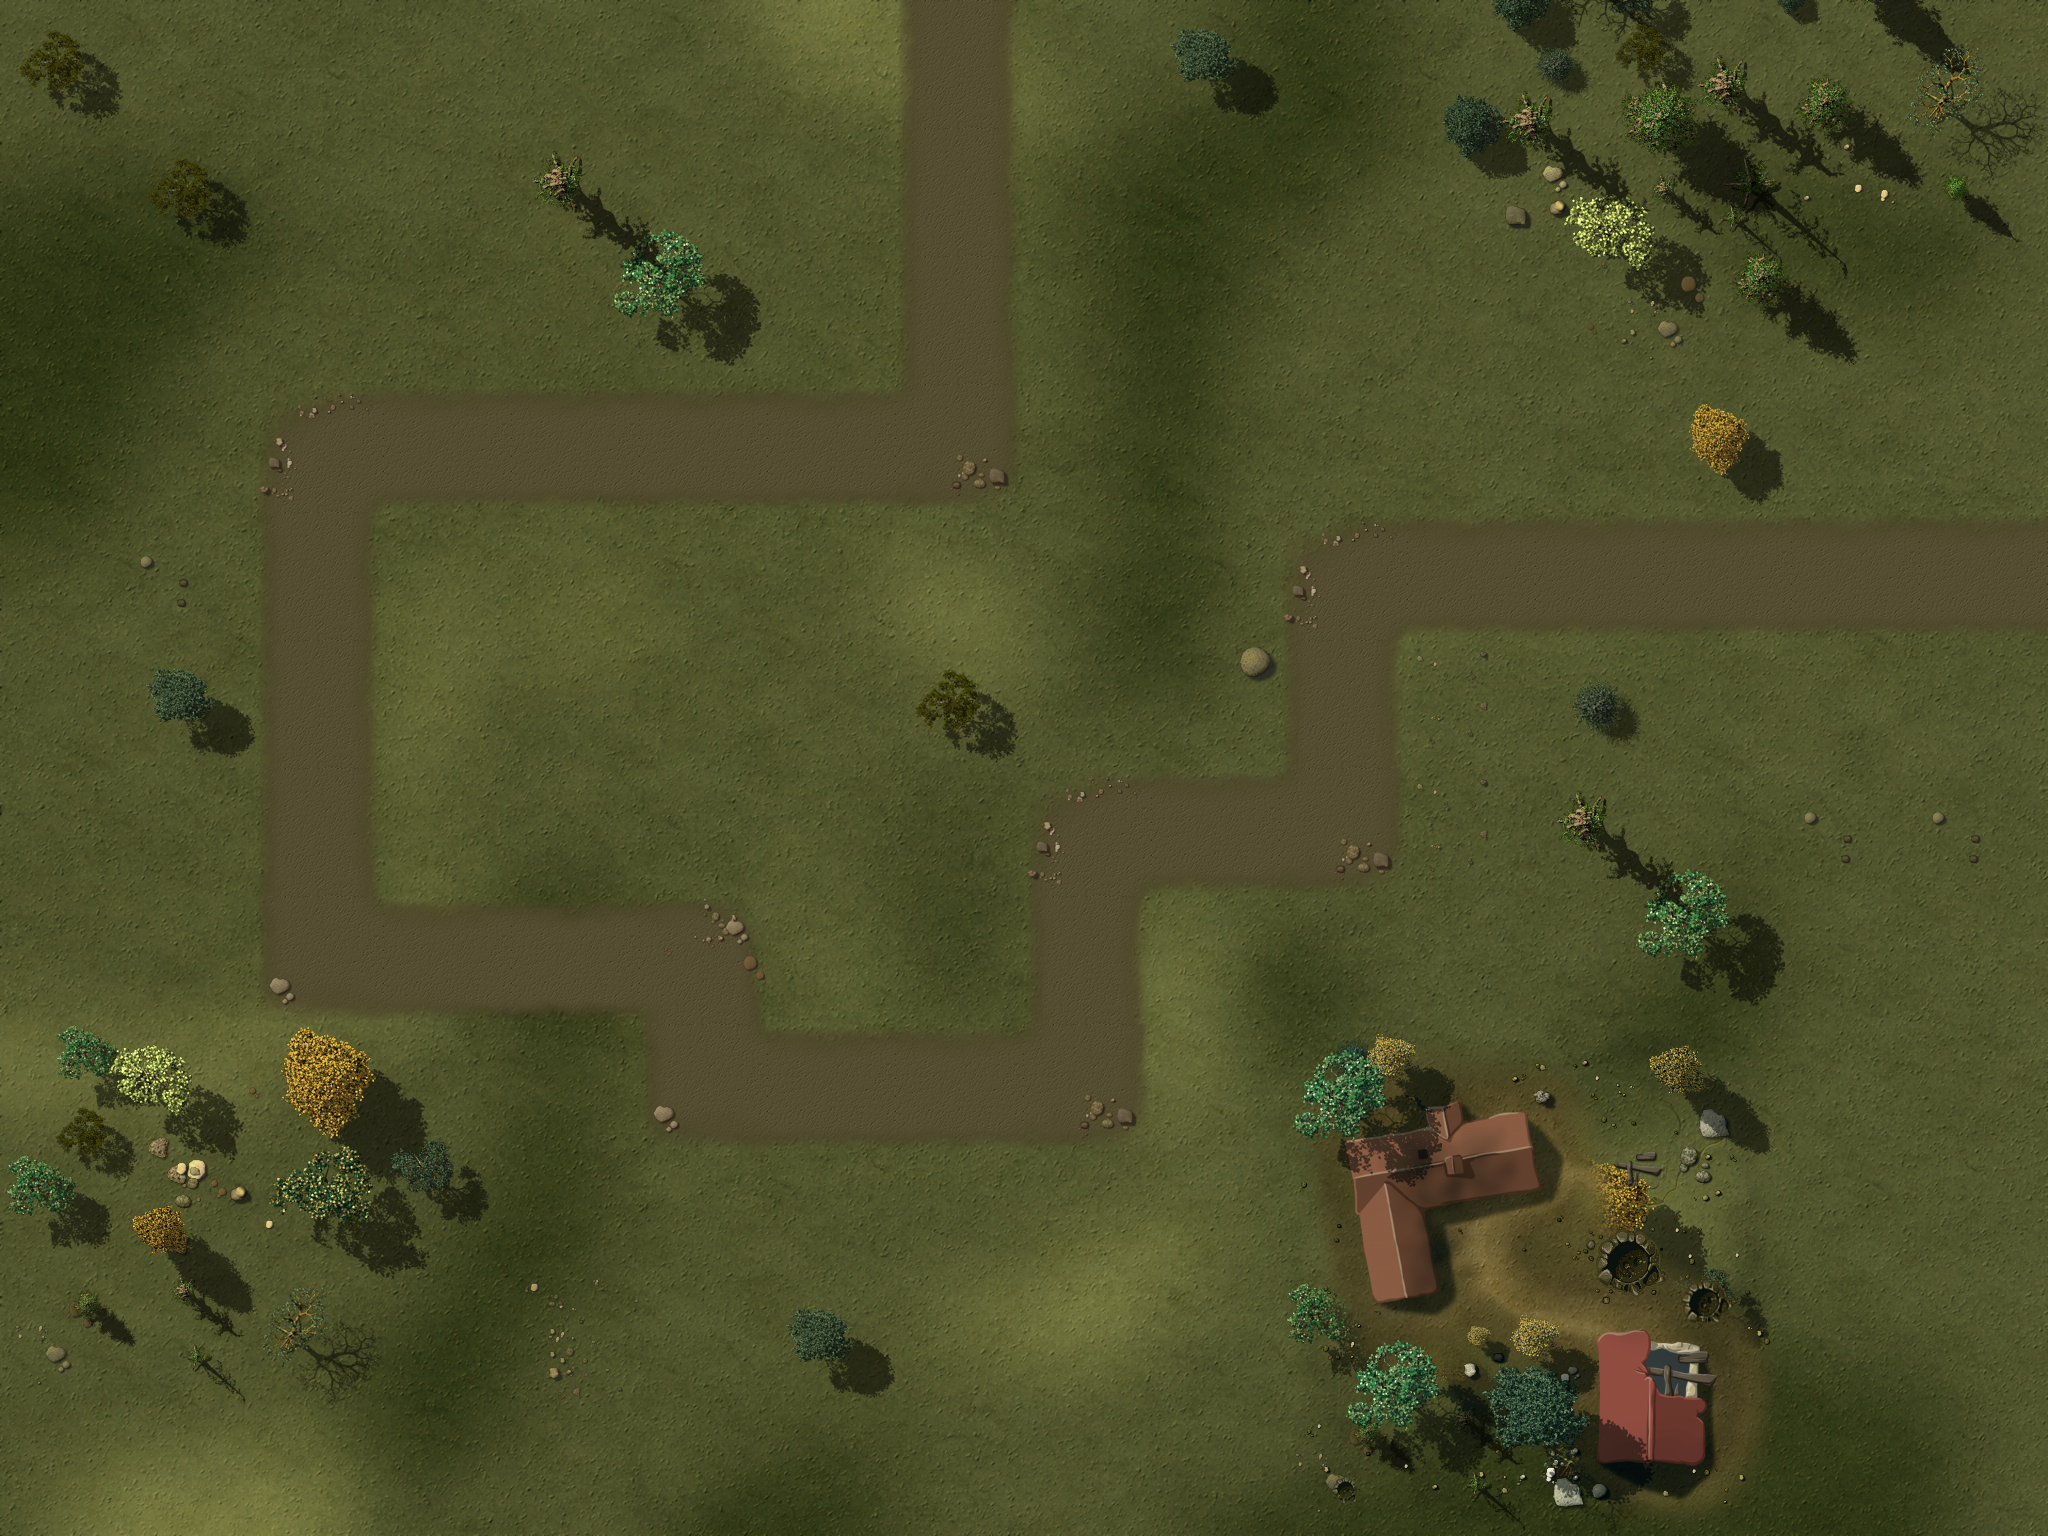

A level layout from a 2D game, rendered from its tile map. Below: a short description, then the map file with tile-grid data replaced by summaries:
An orthogonal 16x12 tile map with 128x128 px tiles, 4 tile layers (Ground, Objects1, Objects2, Path), 3 tilesets and 27 objects.

<map version="1.0" orientation="orthogonal" width="16" height="12" tilewidth="128" tileheight="128">
 <properties>
  <property name="wave01" value="1,2,1,1,1,2,10,3,10,10,2,10,10,1,1,2,2,1,1,10,10,10,10,10,2,2,1,1" />
  <property name="wave02" value="4,10,10,10,10,1,1,1,1,1,4,1,1,4,1,1,3,3,3" />
  <property name="wave03" value="1,2,1,1,1,2,10,10,10,2,10,10,1,1,2,2,1,1,10,10,10,10,10,2,2,1,1" />
  <property name="wave04" value="10,6,10,10,1,10,1,10,1,10,10,10,1,1,1,1,10,10,10,10,1,1,1,10" />
  <property name="wave05" value="10,10,3,3,10,10,10,7,7,4,4,5,4,5,5,3,5,5,5,10,10,10,10,10,5,5,5,7,5,7,5,7,4" />
  <property name="wave06" value="2,5,5,5,5,5,5,5,4,4,4,7,7,7,7,5,5,5,7,7,4,4,4,7,6,7,4,5,4" />
  <property name="wave07" value="10,10,10,5,10,5,5,4,10,10,4,10,10,10,5,3,5,4,5,4,5,2" />
  <property name="wave08" value="10,3,10,10,6,10,7,7,4,4,5,4,5,5,5,5,5,5,10,10,10,10,10,5,5,5,7,5,7,5,7,4" />
  <property name="wave09" value="1,5,5,5,4,5,5,5,5,4,5,5,5,4,5,5,5,7,5,5,5,7,4,5,4,4,5,5,3,10,10,10" />
  <property name="wave10" value="1,7,5,5,5,7,10,10,10,7,10,10,5,5,7,7,5,5,10,10,10,10,10,7,7,5,100" />
  <property name="wave11" value="5,5,4,5,4,4,5,5,5,5,10,5,5,5,5,5,5,5,5,3,3,6,10,8,10,10,10,10,10,3,5,5,5,7,7,8,5,5,5,5,2" />
  <property name="wave12" value="10,10,10,10,10,8,3,7,4,5,4,5,5,5,10,8,10,10,10,10,6,10,10,10,10,10,10,10,10,10,10,10,10,6,5,7,11,6,10,10,10,6,5,5,5,5,10,10,10,10,10,10" />
  <property name="wave13" value="2,7,7,5,4,5,4,4,5,5,5,4,5,5,5,5,5,5,5,5,5,5,5,5,5,5,5,1" />
  <property name="wave14" value="8,10,10,10,6,10,10,3,10,10,6,10,10,10,10,10,4,4,4,4,5,5,5,10,10,10,9,10,10,7,10" />
  <property name="wave15" value="1,4,4,5,5,3,5,5,5,5,4,5,4,5,4,4,5,4,5,7,5,5,5,5,5,5,5,5,3,3,5,10,10,5,5,5,7,7,4,4" />
  <property name="wave16" value="7,7,7,7,7,7,6,7,7,7,7,7,7,5,5,5,5,8,7,5,5,4,4,4,3,8,9,9,9,5,5,6" />
  <property name="wave17" value="7,7,3,7,7,5,5,5,5,3,5,5,5,7,5,5,7,7,7,5,7,5,5,5,5,4" />
  <property name="wave18" value="2,7,6,4,4,5,4,10,10,10,10,4,4,4,10,10,8,10,10,10,3,5,5,7,7,7" />
  <property name="wave19" value="10,10,10,10,10,10,3,8,3,7,4,5,4,5,5,5,10,10,5,5,5,5,5,5,5,5,3,3,6,10,10,7,10,5,5,5,5,3" />
  <property name="wave20" value="102,6,10,10,10,3,3,5,10,10,5,5,5,7,7,4,4,10,10,10,10,8,10,10,10,10,10,10,10,10,10,5,5,5,5,5,5,7,10,10,10,10,101" />
  <property name="wave21" value="10,10,10,10,10,7,10,10,7,10,10,10,10,7,10,10,10,8,10,10,8" />
  <property name="wave22" value="1,7,5,5,5,7,10,10,10,7,10,10,5,5,7,7,5,5,10,10,10,10,10,7,7,5,1" />
  <property name="wave23" value="5,5,6,6,5,5,5,5,5,5,7,7,7,7,8,3,7,4,5,4,5,5,5,8,5,7,8,4,5,6,11,5,5,5,4,6" />
  <property name="wave24" value="11,11,8,3,7,4,5,4,5,5,5,11,3,3,5,5,5,5,5,5,5,5,3,3,6,8,8,11,11,11" />
  <property name="wave25" value="2,7,5,5,5,5,5,5,5,5,5,3,3,6,5,8,8,3,7,4,6,4,4,4,5,5,5,9,9,9,9,9,6,5,6" />
  <property name="wave26" value="11,11,11,3,3,11,11,11,11,11,8,9,9,9,5,5,6,8,5,7,8,4,5,8,11,5,5,5,4,4" />
  <property name="wave27" value="3,3,5,5,5,5,7,7,4,4,3,5,5,5,5,5,5,5,5,3,5,5,5,5,5,5,1" />
  <property name="wave28" value="6,11,11,11,11,6,11,11,11,11,6,9,9,5,5,9,9,5,5,5,5,3,9,9,8,5,5,5,1" />
  <property name="wave29" value="10,10,10,10,5,10,5,10,5,10,10,10,5,5,5,5,10,10,10,10,5,5,5,10" />
  <property name="wave30" value="1,5,5,5,10,10,10,5,10,10,10,5,5,5,5,5,5,10,10,10,10,102" />
  <property name="wave31" value="1,5,5,5,7,3,4,5,4,5,6,5,5,5,8,9,9,9,5,5,6,5,5,5,7,8,6,6,8,5,5,8,4,4,7,7,3,3,3,3,6" />
  <property name="wave32" value="11,11,11,10,10,10,10,10,6,7,11,11,11,6,10,10,8,10,9,9,7,5,7,5,7,3" />
  <property name="wave33" value="3,3,7,7,5,5,5,5,5,5,5,5,5,7,3,3,5,5,5,5,6,5,5,9,9,9,6,8,6,5,5,9,9,9,6,8" />
  <property name="wave34" value="6,6,9,9,9,11,11,11,11,11,11,9,9,3,7,5,5,5,5,5,5,4,4,5,5,3,6,5,5,6,8,3,3,6" />
  <property name="wave35" value="8,3,7,4,5,4,5,5,5,7,4,5,4,8,5,5,5,7,8,5,5,5,6,8,5,5,5,6,7,7,5,5,5,11,11,11,11" />
  <property name="wave36" value="6,6,9,9,9,11,11,11,11,11,11,9,9,3,7,5,5,5,5,5,5,4,4,5,5,8,5,7,8,4,5,8,11,5,5,5,4,4" />
  <property name="wave37" value="8,3,7,4,5,4,5,5,5,7,4,5,4,8,5,5,5,7,7,7,5,5,6,5,5,9,9,9,6,8,5,11,11,11,11" />
  <property name="wave38" value="10,10,10,10,10,10,8,9,9,9,5,5,6,10,10,10,10,10,10,6,10,10,10,10,10,10,10,10,10,6,10,10,10,10,10,10,10,10,5,5,5,5,10,10,8,10,8,10" />
  <property name="wave39" value="10,10,10,5,10,10,10,5,10,10,10,8,10,5,10,10,10,10,8,10,5,10,10,5,10,10,10,10,5,10,10,10,10,7,10,10,7,10,10,2" />
  <property name="wave40" value="10,10,10,10,10,10,3,10,10,10,10,10,10,10,10,10,10,10,10,10,10,10,10,10,10,10,7,10,5,5,5,5,103" />
  <property name="wave41" value="5,6,5,5,5,6,5,5,5,5,5,5,6,5,5,5,5,5,8,8,5,5,6,10,10,10,10,11,11,11,6,10,10,10,10,3" />
  <property name="wave42" value="11,11,11,9,9,11,11,8,11,11,6,5,5,6,5,5,9,9,9,6,8,5,5,5,5,5,4,4,4,7,3" />
  <property name="wave43" value="10,10,10,10,9,9,9,10,10,10,8,10,10,10,10,8,10,7,10,3,10,10,10,8,8,10,10,3,8,10,10,10,9,9,10,10,9,9" />
  <property name="wave44" value="1,5,5,5,7,3,4,5,4,5,6,5,5,8,8,3,7,4,5,4,5,5,51,8,9,9,9,5,5,6,5,5,5,2" />
  <property name="wave45" value="11,11,11,8,9,9,9,5,5,6,6,7,11,11,11,6,10,6,10,10,9,9,7,5,7,5,7,3" />
  <property name="wave46" value="4,4,7,10,10,10,5,5,5,5,5,6,6,10,4,6,3,6,4,7,8,5,5,5,6,7,5,5,5,9,9,8,5,5,5,5" />
  <property name="wave47" value="8,5,5,5,6,8,5,5,5,6,8,5,5,5,6,7,4,7,4,5,5,5,10,10,10,10,5,5,5,7,7,4,4,7,10,10,10,10" />
  <property name="wave48" value="6,7,7,7,7,7,4,5,4,5,4,4,6,5,9,9,8,5,5,5,5,5,9,9,9,6,8,7,5,5,5,7,7,7,7,5,5,5,4" />
  <property name="wave49" value="4,5,4,4,7,5,5,5,5,5,5,3,3,5,4,5,5,5,6,5,5,9,9,9,6,8,8,8,5,5,5,7,5,4,4,6,5,5,9,6,8,9,6,8,5,5,6" />
  <property name="wave50" value="103,6,6,5,5,5,5,5,6,7,4,4,7,7,7,6,6,3,8,3,7,4,6,4,5,5,8,6,3,3,3,3,5,5,5,7,7,102,8,3,7,4,5,4,5,5,5,103" />
 </properties>
 <tileset firstgid="1" name="ground" tilewidth="128" tileheight="128">
  <image source="tilesWorld1.png" width="2048" height="2048" />
 </tileset>
 <tileset firstgid="257" name="path" tilewidth="128" tileheight="128">
  <image source="path01.png" width="512" height="512" />
 </tileset>
 <tileset firstgid="273" name="ground" tilewidth="2048" tileheight="1536">
  <image source="ground5.jpg" width="2048" height="1536" />
 </tileset>
 <layer name="Ground" width="16" height="12">
  <data>[192 cells, 1 non-empty, 1 distinct tile ids]</data>
 </layer>
 <layer name="Objects1" width="16" height="12">
  <data>[192 cells, 49 non-empty, 31 distinct tile ids]</data>
 </layer>
 <layer name="Objects2" width="16" height="12">
  <data>[192 cells, 26 non-empty, 23 distinct tile ids]</data>
 </layer>
 <objectgroup name="Objects3" width="16" height="12">
  <object gid="232" x="-18" y="216" />
  <object gid="233" x="272" y="130" />
  <object gid="234" x="486" y="1048" />
  <object gid="234" x="1094" y="468" />
  <object gid="234" x="992" y="142" />
  <object gid="234" x="392" y="136" />
  <object gid="234" x="-30" y="530" />
  <object gid="234" x="62" y="862" />
  <object gid="234" x="1022" y="1498" />
  <object gid="247" x="1592" y="742" />
 </objectgroup>
 <layer name="Path" width="16" height="12">
  <data>[192 cells, 31 non-empty, 6 distinct tile ids]</data>
 </layer>
 <objectgroup name="Locked" width="16" height="12">
  <object x="2432" y="256" />
  <object x="0" y="0" width="2048" height="256" />
  <object x="0" y="1280" width="2048" height="256" />
  <object x="0" y="256" width="128" height="1024" />
  <object x="1920" y="256" width="128" height="1024" />
  <object x="896" y="640" width="128" height="128" />
  <object x="1280" y="1024" width="512" height="256" />
  <object x="128" y="1024" width="256" height="256" />
  <object x="640" y="256" width="128" height="128" />
  <object x="1536" y="768" width="128" height="128" />
  <object x="1664" y="896" width="128" height="128" />
  </objectgroup>
 <objectgroup name="Waypoints" width="16" height="12">
  <!-- 1 objects omitted --></objectgroup>
</map>
<!-- 6 of 27 objects omitted -->
